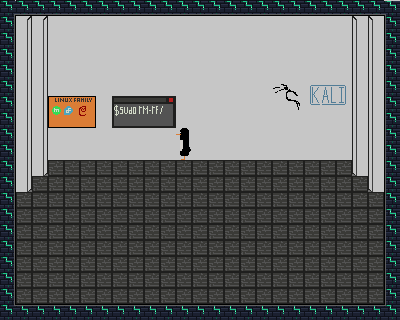

A 2D game scene composited from a Tiled map and its tileset images. What follows is a short description and the map's XML, with every tile layer's data as written:
An orthogonal 25x20 tile map with 16x16 px tiles, 2 tile layers (Фон, Слой тайлов 1), 3 tilesets.

<map version="1.10" tiledversion="1.11.1" orientation="orthogonal" renderorder="right-down" width="25" height="20" tilewidth="16" tileheight="16" infinite="0" nextlayerid="3" nextobjectid="1">
 <tileset firstgid="1" source="lin.tsx" />
 <tileset firstgid="121" source="lin.tsx" />
 <tileset firstgid="241" source="tileslvl1.tsx" />
 <layer id="2" name="Фон" width="25" height="20">
  <data encoding="csv">
252,252,252,252,252,252,252,252,252,252,252,252,252,252,252,252,252,252,252,252,252,252,252,252,252,
252,252,252,252,252,252,252,252,252,252,252,252,252,252,252,252,252,252,252,252,252,252,252,252,252,
252,252,252,252,252,252,252,252,252,252,252,252,252,252,252,252,252,252,252,252,252,252,252,252,252,
252,252,252,252,252,252,252,252,252,252,252,252,252,252,252,252,252,252,252,252,252,252,252,252,252,
252,252,252,252,252,252,252,252,252,252,252,252,252,252,252,252,252,252,252,252,252,252,252,252,252,
252,252,252,252,252,252,252,252,252,252,252,252,252,252,252,252,252,252,252,252,252,252,252,252,252,
252,252,252,252,252,252,252,252,252,252,252,252,252,252,252,252,252,252,252,252,252,252,252,252,252,
252,252,252,252,252,252,252,252,252,252,252,252,252,252,252,252,252,252,252,252,252,252,252,252,252,
252,252,252,252,252,252,252,252,252,252,252,252,252,252,252,252,252,252,252,252,252,252,252,252,252,
252,252,252,252,252,252,252,252,252,252,252,252,252,252,252,252,252,252,252,252,252,252,252,252,252,
252,252,252,252,252,252,252,252,252,252,252,252,252,252,252,252,252,252,252,252,252,252,252,252,252,
252,252,252,252,252,252,252,252,252,252,252,252,252,252,252,252,252,252,252,252,252,252,252,252,252,
252,252,252,252,252,252,252,252,252,252,252,252,252,252,252,252,252,252,252,252,252,252,252,252,252,
252,252,252,252,252,252,252,252,252,252,252,252,252,252,252,252,252,252,252,252,252,252,252,252,252,
252,252,252,252,252,252,252,252,252,252,252,252,252,252,252,252,252,252,252,252,252,252,252,252,252,
252,252,252,252,252,252,252,252,252,252,252,252,252,252,252,252,252,252,252,252,252,252,252,252,252,
252,252,252,252,252,252,252,252,252,252,252,252,252,252,252,252,252,252,252,252,252,252,252,252,252,
252,252,252,252,252,252,252,252,252,252,252,252,252,252,252,252,252,252,252,252,252,252,252,252,252,
252,252,252,252,252,252,252,252,252,252,252,252,252,252,252,252,252,252,252,252,252,252,252,252,252,
252,252,252,252,252,252,252,252,252,252,252,252,252,252,252,252,252,252,252,252,252,252,252,252,252
</data>
 </layer>
 <layer id="1" name="Слой тайлов 1" width="25" height="20">
  <data encoding="csv">
62,85,85,85,85,85,85,85,85,85,85,85,85,85,85,85,85,85,85,85,85,85,85,85,63,
105,4,4,43,43,43,43,43,43,43,43,43,43,43,43,43,43,43,43,43,43,43,87,87,65,
105,23,23,43,43,43,43,43,43,43,43,43,43,43,43,43,43,43,43,43,43,43,108,108,65,
105,23,23,43,43,43,43,43,43,43,43,43,43,43,43,43,43,43,43,43,43,43,108,108,65,
105,23,23,43,43,43,43,43,43,43,43,43,43,43,43,43,43,43,43,43,43,43,108,108,65,
105,23,23,43,43,43,43,43,43,43,43,43,43,43,43,43,43,46,47,5,6,7,108,108,65,
105,23,23,36,37,38,43,29,30,31,32,43,43,43,43,43,43,66,67,25,26,27,108,108,65,
105,23,23,56,57,58,43,49,50,51,52,43,43,43,43,43,43,43,43,43,43,43,108,108,65,
105,23,23,43,43,43,43,43,43,43,43,1,43,43,43,43,43,43,43,43,43,43,108,108,65,
105,23,23,43,43,43,43,43,43,43,43,21,43,43,43,43,43,43,43,43,43,43,108,108,65,
105,23,3,81,81,81,81,81,81,81,81,81,81,81,81,81,81,81,81,81,81,81,208,228,65,
105,3,81,81,81,81,81,81,81,81,81,81,81,81,81,81,81,81,81,81,81,81,201,208,65,
105,81,81,81,81,81,81,81,81,81,81,81,81,81,81,81,81,81,81,81,81,81,81,81,65,
105,81,81,81,81,81,81,81,81,81,81,81,81,81,81,81,81,81,81,81,81,81,81,81,65,
105,81,81,81,81,81,81,81,81,81,81,81,81,81,81,81,81,81,81,81,81,81,81,81,65,
105,81,81,81,81,81,81,81,81,81,81,81,81,81,81,81,81,81,81,81,81,81,81,81,65,
105,81,81,81,81,81,81,81,81,81,81,81,81,81,81,81,81,81,81,81,81,81,81,81,65,
105,81,81,81,81,81,81,81,81,81,81,81,81,81,81,81,81,81,81,81,81,81,81,81,65,
105,81,81,81,81,81,81,81,81,81,81,81,81,81,81,81,81,81,81,81,81,81,81,81,65,
82,84,84,84,84,84,84,84,84,84,84,84,84,84,84,84,84,84,84,84,84,84,84,84,83
</data>
 </layer>
</map>
